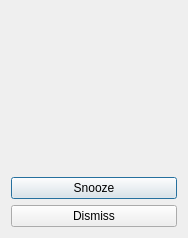
<?xml version="1.0" encoding="UTF-8"?>
<ui version="4.0">
 <class>alarm</class>
 <widget class="QDialog" name="alarm">
  <property name="geometry">
   <rect>
    <x>0</x>
    <y>0</y>
    <width>188</width>
    <height>238</height>
   </rect>
  </property>
  <property name="windowTitle">
   <string>Alarm</string>
  </property>
  <layout class="QGridLayout" name="gridLayout">
   <item row="0" column="0">
    <widget class="QLabel" name="label">
     <property name="font">
      <font>
       <family>Times New Roman</family>
       <pointsize>20</pointsize>
      </font>
     </property>
     <property name="text">
      <string/>
     </property>
     <property name="alignment">
      <set>Qt::AlignCenter</set>
     </property>
    </widget>
   </item>
   <item row="1" column="0">
    <widget class="QPushButton" name="pushButton_Snooze">
     <property name="text">
      <string>Snooze</string>
     </property>
    </widget>
   </item>
   <item row="2" column="0">
    <widget class="QPushButton" name="pushButton_Dismiss">
     <property name="text">
      <string>Dismiss</string>
     </property>
    </widget>
   </item>
  </layout>
 </widget>
 <resources/>
 <connections/>
</ui>
